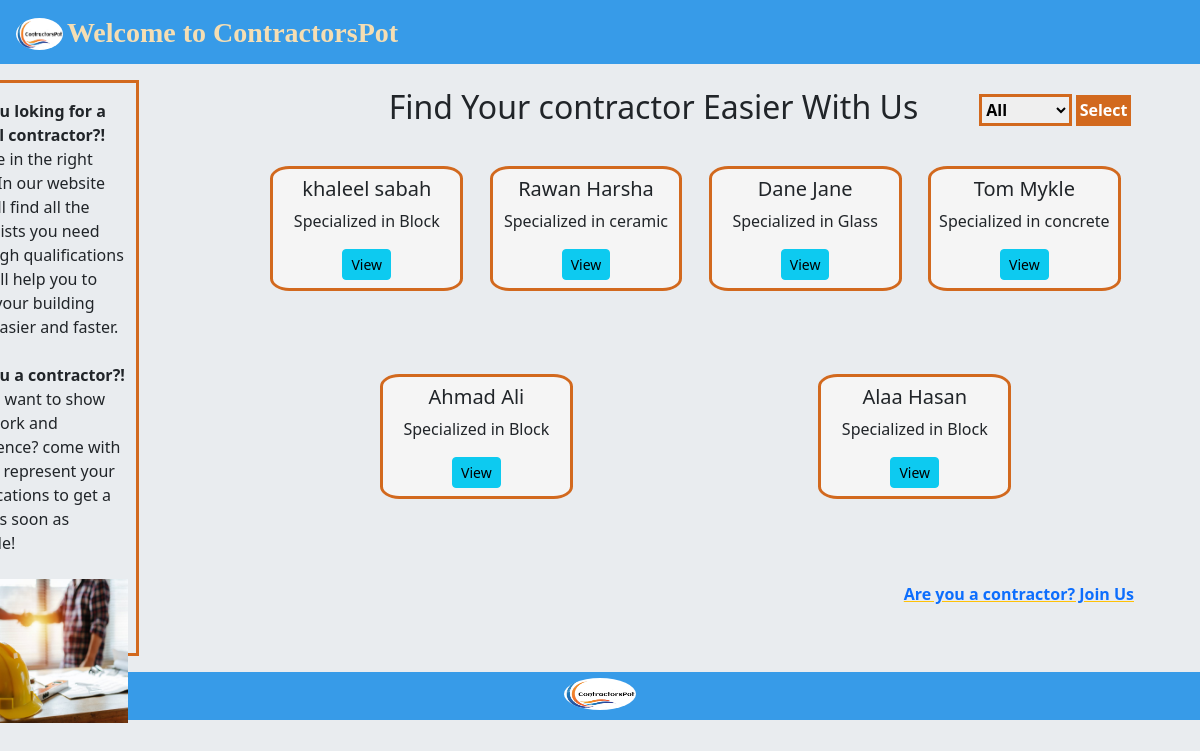
Before: / with the older database file.
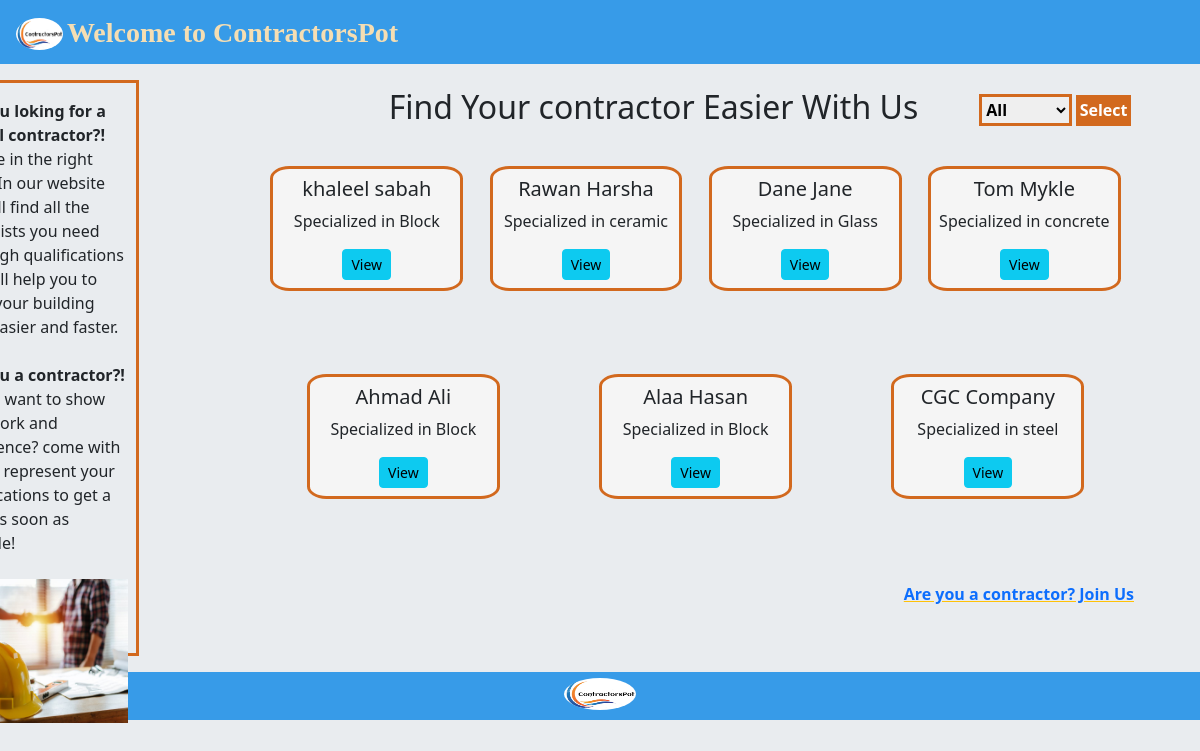
After: the same page with the newer database file.
### app1/models.py (models this page shows)
class Contractor(models.Model):
    first_name = models.CharField(max_length=255)
    last_name = models.CharField(max_length=255)
    email = models.CharField(max_length=255, unique=True)
    password = models.CharField(max_length=255)
    spcialized_in = models.CharField(max_length=255)
    phone_num = models.IntegerField()
    created_at = models.DateTimeField(auto_now_add=True)
    updated_at = models.DateTimeField(auto_now=True)
    objects = ContractorManager()

### app1/views.py (the view)
# urls.py: path('',views.index),
def index(request):
    context = {
        'all_contractors': Contractor.objects.all(),
    }
    return render(request, 'index.html',context)

### app1/templates/index.html (shortened to what this page needs)
<!DOCTYPE html>
<html lang="en">
<head>
    {% load static %}
    <link rel="stylesheet" href="{% static 'css/style.css' %}">
    <link href="https://cdn.jsdelivr.net/npm/bootstrap@5.3.0/dist/css/bootstrap.min.css" rel="stylesheet">
</head>
<body class="bg-body-secondary">
    <header>
        <div class="lefthead">
            <img class="headerimg" src="static\img\logo.PNG" alt="logo image">
            <p class="welcom fs-3 text-body-Light">Welcome to ContractorsPot</p>
        </div>
    </header>
    <div class="container">
        <section>
            <p><strong>Are you loking for a special contractor?!</strong><br> You are in the right place!
               In our website you will find all the specialists you need with high qualifications
               that will help you to finish your building work easier and faster.
               <br>
               <br>
               <strong>Are you a contractor?!</strong> <br> do you want to show your work and experience?
               come with us and represent your qualifications
               to get a work as soon as possible!
               <br>
               <br>
               <img class="sectionimg" src="static\img\Contractor-CHAS.jpg" alt="contractor image">
            </p>
        </section>
        <article>
            <div class="topcontainer">
                <h2>Find Your contractor Easier With Us</h2>
                <form action="/filtercontractors" method="post">
                    <SELect class="select" name="specialized_in">
                        <option value="All" selected>All</option>
                    </SELect>
                    <button class="selectbtn fw-bold">Select</button>
                </form>
            </div>
            {% if myselection %}
                <div class="allcontractors">
                    {% for contractor in myselection %}
                    <div class="cardcontractor text-center">
                        <h5>{{ contractor.first_name }} {{ contractor.last_name }}</h5>
                        <p>Specialized in {{ contractor.spcialized_in }}</p>
                        <a href="/contractordetails/{{contractor.id}}" class="btn btn-info btn-sm">View</a>
                    </div>
                    {% endfor %}
                </div>
            {% else %}
                <div class="allcontractors">
                    {% for contractor in all_contractors %}
                    <div class="cardcontractor text-center">
                        <h5>{{ contractor.first_name }} {{ contractor.last_name }}</h5>
                        <p>Specialized in {{ contractor.spcialized_in }}</p>
                        <a href="/contractordetails/{{contractor.id}}" class="btn btn-info btn-sm">View</a>
                    </div>
                    {% endfor %}
                </div>
            {% endif %}
            <a href="/loginreg" class="link-underline-warning float-end fw-bold">Are you a contractor? Join Us</a>
        </article>
    </div>
    <footer class="text-center">
        <img class="footerimg" src="static\img\logo.PNG" alt="logo image">
    </footer>
</body>

### app1/static/css/style.css (style rules this page uses)
* { margin: 0; padding: 0; }
body { margin: 0; font-family: Georgia, serif; }
header { width: 100%; height: 4em; display: flex; justify-content: space-between; background-color: rgb(55, 155, 232); padding: 0.5em 1em; }
.lefthead { width: 40%; margin-top: 0.35%; }
.headerimg { width: 10%; height: 2em; border-radius: 50%; margin-top: 0.4em; }
.container { display: flex; justify-content: space-between; width: 100%; height: 38em; margin-left: 0; margin-right: 0; }
section { width: 18%; border: 3px solid chocolate; margin: 1em; margin-left: -6.5em; padding: 0.5em; padding-top:1em ; }
.sectionimg { width: 100%; height: 9em; margin-bottom: 0em; margin: 0em; }
article { width: 80%; margin: 1em; padding: 0.5em; height: 36em; }
.select { width: 60%; height: 2em; font-weight: bolder; border: 3px solid chocolate; margin-top: 0.4em; }
.selectbtn { border: 1px solid chocolate; background-color: chocolate; color: white; padding: 0.15em; }
.welcom { display: inline-block; vertical-align: top; font-weight: bolder; font-family: Garamond, serif; color: wheat; }
.topcontainer { display: flex; justify-content: space-between; margin-left: 15%; }
.allcontractors { display: flex; justify-content: space-around; overflow: scroll; width: 100%; height: 27em; margin-top: 1em; padding-top: 1em; flex-wrap: wrap; }
.cardcontractor { width: 22%; height: 30%; padding: 0.5em; border: 3px solid chocolate; background-color: whitesmoke; border-radius: 10%; }
footer { width: 100%; height: 3em; background-color: rgb(55, 155, 232); margin-bottom: 0; }
.footerimg { width: 6%; height: 2em; border-radius: 50%; margin-top: 0.4em; }

Changed rows visible on the page:
added Contractor: first_name "CGC", last_name "Company", spcialized_in "steel"
